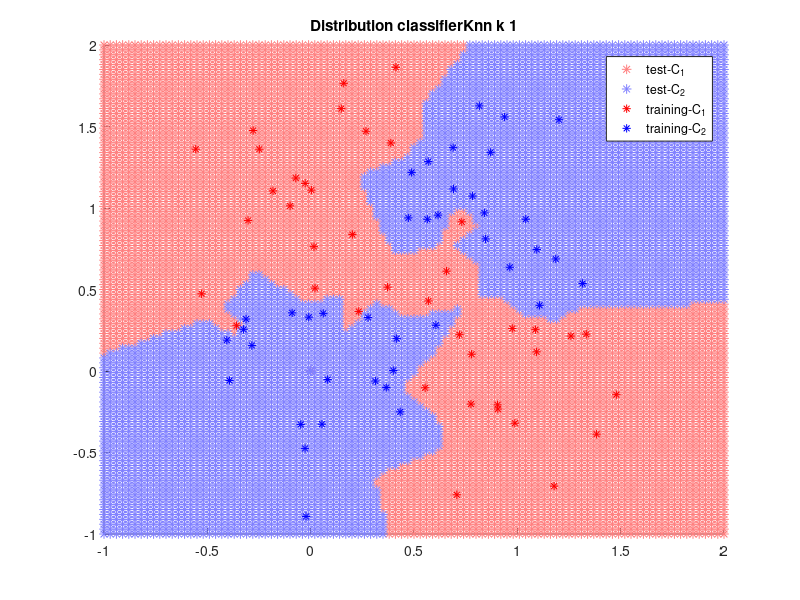

The MATLAB source for this figure: (Note: a time limit stopped this script after it produced the figure.)
#! /usr/bin/octave -qf

global mu = [0, 1; 1, 0; 0, 0; 1, 1];
global sigma = sqrt(0.1);
global nSampPerClass = 40;


# Generate samples
function _samples = generateSamples()
	global mu;
	global sigma;
	global nSampPerClass;

	_samples = [];
	samplesC1X = [];
	samplesC1Y = [];
	samplesC2X = [];
	samplesC2Y = [];

	subC1 = [[], []; [], []];
	subC2 = [[], []; [], []];
	for p = 1:2
		for d = 1:2
			myMu = mu(p, d);
			for s = 1:nSampPerClass
				subC1(p, d, s) = myMu + sigma*randn;
			endfor
		endfor
	endfor
	for p = 1:2
		for d = 1:2
			myMu = mu(2+p, d);
			for s = 1:nSampPerClass
				subC2(p, d, s) = myMu + sigma*randn;
			endfor
		endfor
	endfor

	for s = 1:nSampPerClass
		ci = 1 + mod(s, 2);
		x = subC1(ci, 1, s);
		y = subC1(ci, 2, s);
		samplesC1X(end+1) = x;
		samplesC1Y(end+1) = y;
	endfor

	for s = 1:nSampPerClass
		ci = 1 + mod(s, 2);
		x = subC2(ci, 1, s);
		y = subC2(ci, 2, s);
		samplesC2X(end+1) = x;
		samplesC2Y(end+1) = y;
	endfor

	_samples = [samplesC1Y; samplesC1X; samplesC2Y; samplesC2X];
endfunction


# measure distance between two data points
function _distance = distance(p1, p2)
	_distance = norm(p1-p2);
endfunction

# convenience function to access a datapoint
function _point = getPoint(data, index)
	_point = [data(index, 1), data(index, 2)];
endfunction



# 9.1 k Nearest Neighbors

function _knn = knn(dataTrainingC, point, k)
	distances = [];
	n = length(dataTrainingC);
	for i = 1:n # iterate over all training points
		x = getPoint(dataTrainingC, i); # training data point
		t = dataTrainingC(i, 3); # label
		# add distance and target of current point
		distances = [distances; distance(point, x), t];
	endfor
	distances = sortrows(distances); # sort rows (by first column -> sort by distance ascending)
	distances(k+1:end,:)=[]; # delete everything except the first k rows
	s = sum(distances, 1); # sum along the cols
	s(:,1) = []; # keep only the label sum
	_knn = round(s / k);
endfunction


# 9.2 Parzen Windows

function _pn = pn(dataTrainingC, point, parzenSigma)
	classesWeighted = [0, 0];
	n = length(dataTrainingC);
	for i = 1:n # iterate over all training points
		x = getPoint(dataTrainingC, i); # training data point
		t = dataTrainingC(i, 3); # label
		# add distance and target of current point
		classesWeighted(t) += 1 / sqrt(2*pi*parzenSigma^2) * exp(-distance(point, x)^2 / (2*parzenSigma^2));
	endfor
	if classesWeighted(1) > classesWeighted(2)
		_pn = 1;
	else
		_pn = 2;
	endif
endfunction



# 9.3 RBF Network

function _phi = phi(x, rbfMu, rbfSigma)
	_phi = exp(-1 * distance(x, rbfMu)^2 / 2 * rbfSigma^2);
endfunction

# calculate the k centroids
function _centroids = kmeans(dataTrainingC, k)
	n = length(dataTrainingC);
	# pick random data points as initial centroids
	t = [];
	for i = 1:k
		index = unidrnd(n);
		t = [t; getPoint(dataTrainingC, index)];
	endfor
	# update cenroids
	for i = 1:(10 * n)
		index = unidrnd(n);
		# choose data point
		x = getPoint(dataTrainingC, index);

		# determine closest centroid
		distances = [];
		for j = 1:length(t)
			distances = [distances; distance(x, t(j,:)), j];
		endfor
		distances = sortrows(distances);
		jnearest = distances(1,2);
		nearest = t(jnearest,:);

		# update centroid
		nearest = nearest + (1 / n) * (x - nearest);
		t(jnearest,:) = nearest;
	endfor
	_centroids = t;
endfunction


function plotClsDist(dataTrainingP, testC1, testC2, name)
	global mySamples;
	global stepSize;

	distSymbSize = 40 * sqrt(stepSize);

	f = figure('Visible', 'off');
	hold on
	if length(testC1) > 0
		plot(testC1'(1,:), testC1'(2,:), '*', 'color', [1.0 0.5 0.5], 'markersize', distSymbSize);
	endif
	if length(testC2) > 0
		plot(testC2'(1,:)', testC2'(2,:), '*', 'color', [0.5 0.5 1.0], 'markersize', distSymbSize);
	endif

	plot(dataTrainingP(1,:), dataTrainingP(2,:), '*', 'color', [1.0 0.0 0.0]);
	plot(dataTrainingP(3,:), dataTrainingP(4,:), '*', 'color', [0.0 0.0 1.0]);
	title(strrep(strcat("Distribution_", name), "_", " "));
	legend(["test-C_1"; "test-C_2"; "training-C_1"; "training-C_2"]);
	print(strcat("out_", name, ".png"), "-dpng");
	hold off
endfunction


function _classifiedGrid = classifyGrid(dataTrainingC, classifier)
	global stepSize;

	_classifiedGrid = [];

	steps = -1 : stepSize : 2;
	for x = steps
		for y = steps
			tdi = length(_classifiedGrid) + 1;
			_classifiedGrid(tdi, 1) = x;
			_classifiedGrid(tdi, 2) = y;
			isInit = (x == -1) && (y == -1);
			_classifiedGrid(tdi, 3) = feval(classifier, dataTrainingC, [x, y], isInit);
		endfor
	endfor
endfunction



function _testClassData = separateTestDataIntoClasses(classifiedGrid, wantedClass)
	_testClassData = [];
	for tdi = 1:length(classifiedGrid)
		if classifiedGrid(tdi, 3) == wantedClass
			newInd = length(_testClassData) + 1;
			_testClassData(newInd, 1) = classifiedGrid(tdi, 1);
			_testClassData(newInd, 2) = classifiedGrid(tdi, 2);
			_testClassData(newInd, 3) = classifiedGrid(tdi, 3);
		end
	endfor
endfunction

function _cls = classifierKnn(dataTrainingC, point, isInit)
	global k;
	_cls = knn(dataTrainingC, point, k);
endfunction

function _cls = classifierParzen(dataTrainingC, point, isInit)
	global parzenSigma;
	_cls = pn(dataTrainingC, point, parzenSigma);
endfunction

function _cls = classifierRbf(dataTrainingC, point, isInit)
	global rbfK;
	global rbfSigma;
	global rbfMus;
	global rbfX;
	global rbfW;
	global rbfWC1;
	global rbfWC2;
	if isInit
		rbfMus = kmeans(dataTrainingC, rbfK);
		rbfX = dataTrainingC;
		rbfX(:,3:end)=[]; # delete the labels
		phiMatrix = [];
		for j = 1:rbfK
			phiCol = [];
			for alpha = 1:length(rbfX)
					phiCol = [phiCol; phi(rbfX(alpha), rbfMus(j), rbfSigma)];
			endfor
			phiMatrix = [phiMatrix phiCol];
		endfor
		% once we are here, phiMatrix is 80x4

		phiMatrix = [phiMatrix ones(length(rbfX), 1)]; % add bias, phiMatrix is now 80x5
		% get labels
		rbfT = dataTrainingC;
		rbfT(:,4)=[]; # delete the filler
		rbfT(:,1:2)=[]; # delete the data
		% comute weight vector
		%rbfW = pinv(phiMatrix) * rbfT;
		rbfTC1 = [ones(40, 1); zeros(40, 1)];
		rbfTC2 = [zeros(40, 1); ones(40, 1)];
		rbfWC1 = pinv(phiMatrix) * rbfTC1;
		rbfWC2 = pinv(phiMatrix) * rbfTC2;
	endif

	% compute output
	%_y = 0;
	_yC1 = 0;
	_yC2 = 0;
	for j = 1:(rbfK)
		phiJ = phi(point, rbfMus(j), rbfSigma);
		%_y += rbfW(j) * phiJ;
		_yC1 += rbfWC1(j) * phiJ;
		_yC2 += rbfWC2(j) * phiJ;
	endfor
	% add bias
	%_y += _y + rbfW(rbfK+1) * 1.0;
	_yC1 += _yC1 + rbfWC1(rbfK+1) * 1.0;
	_yC2 += _yC2 + rbfWC2(rbfK+1) * 1.0;

	%if _y < 1.5
	if _yC1 < _yC2
		_cls = 1;
	else
		_cls = 2;
	endif
endfunction

function _cls = plotClassifier(dataTrainingC, dataTrainingP, classifier, nameSuffix)
	classifiedGrid = classifyGrid(dataTrainingC, classifier);
	testClassData1 = separateTestDataIntoClasses(classifiedGrid, 1);
	testClassData2 = separateTestDataIntoClasses(classifiedGrid, 2);

	name = strcat(classifier, "_", nameSuffix);
	plotClsDist(dataTrainingP, testClassData1, testClassData2, name);
endfunction


function plotKnn(dataTrainingC, dataTrainingP, myK)
	global k;
	k = myK;
	plotClassifier(dataTrainingC, dataTrainingP, 'classifierKnn', strcat("k_", num2str(k)));
endfunction

function plotParzen(dataTrainingC, dataTrainingP, mySigma)
	global parzenSigma;
	parzenSigma = mySigma;
	plotClassifier(dataTrainingC, dataTrainingP, 'classifierParzen', strcat("sigma_", num2str(parzenSigma)));
endfunction

function plotRbf(dataTrainingC, dataTrainingP, myK, mySigma)
	global rbfK;
	global rbfSigma;
	rbfK = myK;
	rbfSigma = mySigma;
	plotClassifier(dataTrainingC, dataTrainingP, 'classifierRbf', strcat("k_", num2str(rbfK), "_sigma_", num2str(rbfSigma)));
endfunction



dataTrainingP = generateSamples();

dataTrainingC = [
	dataTrainingP(1,:)' dataTrainingP(2,:)' 1 * ones(nSampPerClass, 1), zeros(nSampPerClass, 1);
	dataTrainingP(3,:)' dataTrainingP(4,:)' 2 * ones(nSampPerClass, 1), zeros(nSampPerClass, 1)];

global stepSize = 0.03;




for myK = [1, 5, 25]
	plotKnn(dataTrainingC, dataTrainingP, myK);
endfor

for mySigma = [0.01, 0.1, 0.5]
	plotParzen(dataTrainingC, dataTrainingP, mySigma);
endfor


for myK = [4, 8]
	for mySigma = [0.01, 0.015, 0.02, 0.025, 0.5]
		plotRbf(dataTrainingC, dataTrainingP, myK, mySigma);
	endfor
endfor
